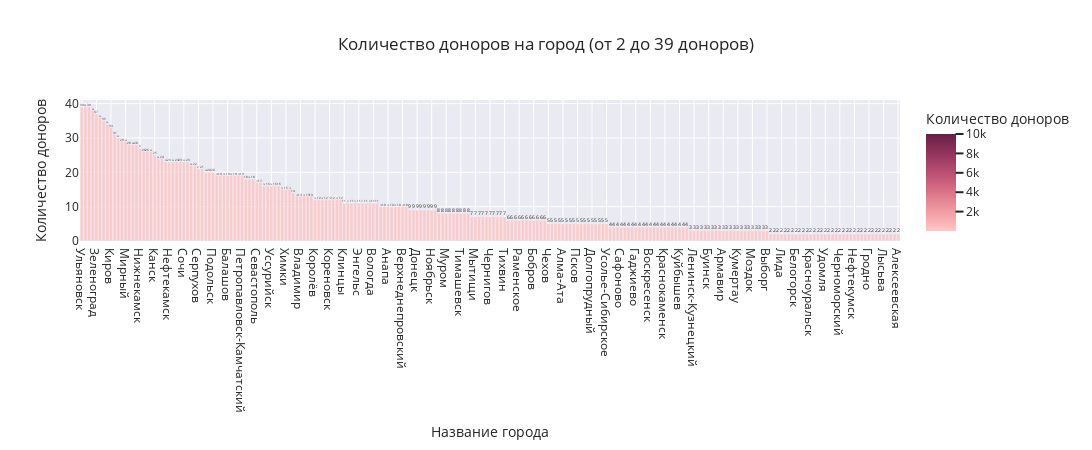

The cell this chart's notebook holds for it:
### Markdown cell above
**Комментарии:**
    
- Всего 225 городов, где количество доноров от 2 до 39 доноров
- В среднем в выделенной группе городов по 7 доноров, больше всего в Ульяновске - 39

### Code cell
barchart_donor_city_count_small = px.bar(
    data_frame=donor_city_count_small,
    y="количество",
    x="город",
    color="количество",
    opacity=0.9,                  
    orientation="v",              
    barmode='relative',               
    color_continuous_scale=px.colors.sequential.Burg,                                
    range_color=[1,10000],                                   
    text='количество',            
    hover_name='город',  
    #hover_data=['количество'],        
    labels={"количество":"Количество доноров", "город":"Название города"},           
    title='Количество доноров на город (от 2 до 39 доноров)', 
    width=1100,                  
    height=450,                   
    template='seaborn',            
)
barchart_donor_city_count_small

### Figure 1 — Plotly figure (JSON) as saved in the notebook; plotly's stock layout.template omitted (floating-point values rounded to 4 significant figures; data arrays with more than 128 entries replaced by an {"elided": "..."} marker saying what was removed)
{"data": [{"alignmentgroup": "True", "hovertemplate": "<b>%{hovertext}</b><br><br>Название города=%{x}<br>Количество доноров=%{marker.color}<extra></extra>", "hovertext": {"elided": "225 str values"}, "legendgroup": "", "marker": {"color": {"elided": "225 int values"}, "coloraxis": "coloraxis", "opacity": 0.9, "pattern": {"shape": ""}}, "name": "", "offsetgroup": "", "orientation": "v", "showlegend": false, "text": {"elided": "225 int values"}, "textposition": "auto", "type": "bar", "x": {"elided": "225 str values"}, "xaxis": "x", "y": {"elided": "225 int values"}, "yaxis": "y"}], "layout": {"barmode": "relative", "coloraxis": {"cmax": 10000, "cmin": 1, "colorbar": {"title": {"text": "Количество доноров"}}, "colorscale": [[0, "rgb(255, 198, 196)"], [0.1667, "rgb(244, 163, 168)"], [0.3333, "rgb(227, 129, 145)"], [0.5, "rgb(204, 96, 125)"], [0.6667, "rgb(173, 70, 108)"], [0.8333, "rgb(139, 48, 88)"], [1, "rgb(103, 32, 68)"]]}, "height": 450, "legend": {"tracegroupgap": 0}, "title": {"text": "Количество доноров на город (от 2 до 39 доноров)"}, "width": 1100, "xaxis": {"anchor": "y", "domain": [0, 1], "title": {"text": "Название города"}}, "yaxis": {"anchor": "x", "domain": [0, 1], "title": {"text": "Количество доноров"}}}}
